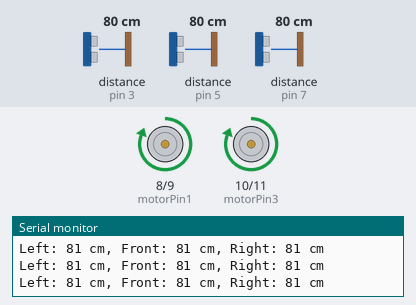
A sketch run on a simulated Arduino Uno, built with avr-gcc and run on an emulated ATmega328P. Shown: motor-driver pin pairs drawn as motors (green arrow = first pin HIGH = forward, orange = second pin HIGH = backward, longer = more drive), the last lines printed to the serial monitor. Inputs (shaded band) come from the test bench; at power-on: distance to the obstacle (sensors on pin 3, pin 5, pin 7) 80 cm. The echo pulse lasts 58.3 µs per cm.

Above: at 1.2 s.
1.3 s: distance to the obstacle (sensor on pin 3) set to 120 cm
At 1.52 s:
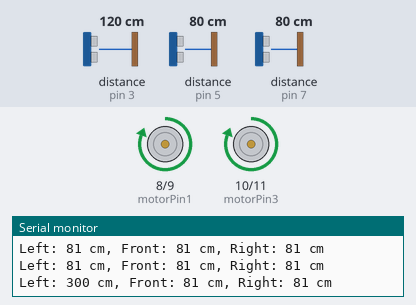
4.3 s: distance to the obstacle (sensor on pin 3) set to 2 cm
At 4.53 s:
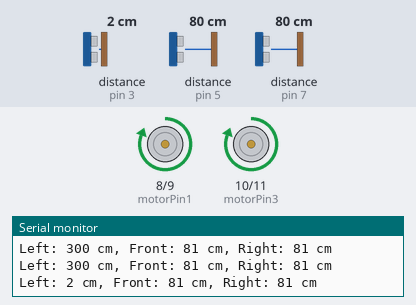
7.3 s: distance to the obstacle (sensor on pin 5) set to 10 cm
10.3 s: distance to the obstacle (sensor on pin 5) set to 7 cm
At 10.8 s:
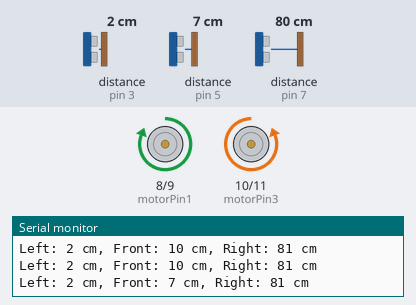
11.8 s: distance to the obstacle (sensor on pin 7) set to 35 cm
At 11.85 s:
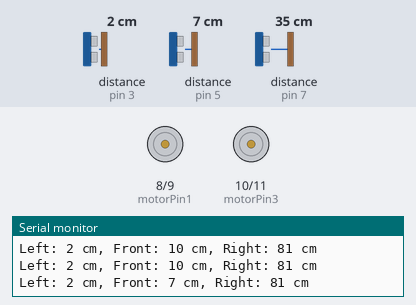
14.8 s: distance to the obstacle (sensor on pin 7) set to 2 cm
At 16.3 s:
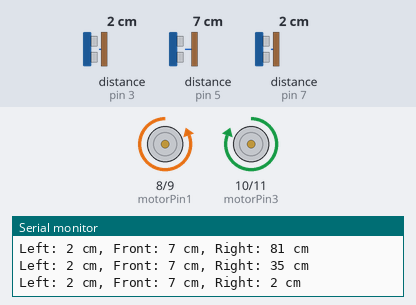
Timing chart, 0 to 17.4 s (numbered marks = the images above; inputs shaded):
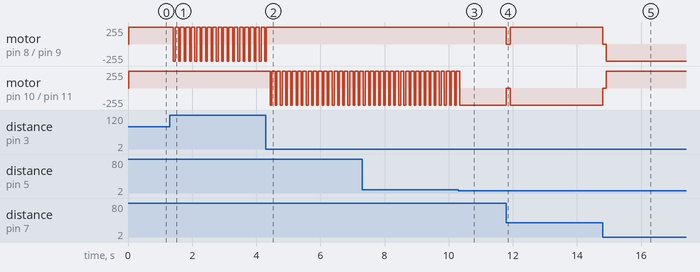

Measured:
- the behaviour switches between 9 and 8 cm on distance to the obstacle (sensor on pin 5) (found by bisection; images 2 and 3)
- after the input at 1.3 s, motor on pin 8 (motorPin1) / pin 9 (motorPin2): alternates forward 255/255 for 0.12 s and backward 255/255 for 0.05 s, starting after 0.12 s
- after the input at 4.3 s, motor on pin 8 (motorPin1) / pin 9 (motorPin2): goes on until 4.3 s, then stays forward 255/255; motor on pin 10 (motorPin3) / pin 11 (motorPin4): alternates forward 255/255 for 0.11 s and backward 255/255 for 0.05 s, starting after 0.13 s
- after the input at 10.3 s, motor on pin 10 (motorPin3) / pin 11 (motorPin4): goes on until 10.3 s, then stays backward 255/255
- after the input at 11.8 s, motor on pin 8 (motorPin1) / pin 9 (motorPin2): forward 255/255 → stopped at once, → forward 255/255 0.11 s later, → stopped 2.9 s later; motor on pin 10 (motorPin3) / pin 11 (motorPin4): backward 255/255 → stopped at once, → backward 255/255 0.11 s later, → stopped 2.9 s later
- after the input at 14.8 s, motor on pin 8 (motorPin1) / pin 9 (motorPin2): stopped → backward 255/255 after 0.11 s; motor on pin 10 (motorPin3) / pin 11 (motorPin4): stopped → forward 255/255 after 0.11 s

The sketch:

laberinto.ino
```cpp
#include <NewPing.h>

// Definición de pines
#define TRIGGER_PIN_LEFT  2
#define ECHO_PIN_LEFT     3
#define TRIGGER_PIN_FRONT 4
#define ECHO_PIN_FRONT    5
#define TRIGGER_PIN_RIGHT 6
#define ECHO_PIN_RIGHT    7

#define MAX_DISTANCE_LEFT 100  // Distancia máxima a medir para el sensor izquierdo (en cm)
#define MAX_DISTANCE_FRONT 200 // Distancia máxima a medir para el sensor frontal (en cm)
#define MAX_DISTANCE_RIGHT 100 // Distancia máxima a medir para el sensor derecho (en cm)
#define DEFAULT_DISTANCE 300   // Distancia predeterminada cuando se lee 0

NewPing sonarLeft(TRIGGER_PIN_LEFT, ECHO_PIN_LEFT, MAX_DISTANCE_LEFT);
NewPing sonarFront(TRIGGER_PIN_FRONT, ECHO_PIN_FRONT, MAX_DISTANCE_FRONT);
NewPing sonarRight(TRIGGER_PIN_RIGHT, ECHO_PIN_RIGHT, MAX_DISTANCE_RIGHT);

const int motorPin1 = 8;
const int motorPin2 = 9;
const int motorPin3 = 10;
const int motorPin4 = 11;

void setup() {
  // Configurar los pines de los motores
  pinMode(motorPin1, OUTPUT);
  pinMode(motorPin2, OUTPUT);
  pinMode(motorPin3, OUTPUT);
  pinMode(motorPin4, OUTPUT);

  Serial.begin(9600);
}

void loop() {
  int distanceLeft = sonarLeft.ping_cm();
  int distanceFront = sonarFront.ping_cm();
  int distanceRight = sonarRight.ping_cm();

  // Manejo de lecturas de 0
  if (distanceLeft == 0) {
    distanceLeft = DEFAULT_DISTANCE;
  }
  if (distanceFront == 0) {
    distanceFront = DEFAULT_DISTANCE;
  }
  if (distanceRight == 0) {
    distanceRight = DEFAULT_DISTANCE;
  }

  Serial.print("Left: ");
  Serial.print(distanceLeft);
  Serial.print(" cm, Front: ");
  Serial.print(distanceFront);
  Serial.print(" cm, Right: ");
  Serial.print(distanceRight);
  Serial.println(" cm");

  if (distanceFront < 9 && distanceLeft < 9 && distanceRight < 9) {
    // Callejón sin salida
    turn180();
  } else if (distanceFront < 9) {
    // Obstáculo al frente
    if (distanceLeft > distanceRight) {
      turnLeftDynamic();
    } else {
      turnRightDynamic();
    }
  } else {
    // Seguir derecho ajustando
    adjustDirection(distanceLeft, distanceRight);
    forward();
  }
  delay(100); // Espera 100 ms entre lecturas y movimientos
}

void forward() {
  digitalWrite(motorPin1, HIGH);
  digitalWrite(motorPin2, LOW);
  digitalWrite(motorPin3, HIGH);
  digitalWrite(motorPin4, LOW);
}

void backward() {
  digitalWrite(motorPin1, LOW);
  digitalWrite(motorPin2, HIGH);
  digitalWrite(motorPin3, LOW);
  digitalWrite(motorPin4, HIGH);
}

void turnLeft(int tiempo) {
  digitalWrite(motorPin1, LOW);
  digitalWrite(motorPin2, HIGH);
  digitalWrite(motorPin3, HIGH);
  digitalWrite(motorPin4, LOW);
  delay(tiempo); // Ajusta el tiempo de giro según tu robot
  stopMotors();
}

void turnRight(int tiempo) {
  digitalWrite(motorPin1, HIGH);
  digitalWrite(motorPin2, LOW);
  digitalWrite(motorPin3, LOW);
  digitalWrite(motorPin4, HIGH);
  delay(tiempo); // Ajusta el tiempo de giro según tu robot
  stopMotors();
}

void turn180() {
  turnLeftDynamic();  // Realiza un giro de 180 grados
  turnLeftDynamic();  // Realiza un giro de 180 grados
}

void adjustDirection(int left, int right) {
  if (left > right) {
    // Pequeña corrección hacia la izquierda
    turnLeft(50);
  } else if (right > left) {
    // Pequeña corrección hacia la derecha
    turnRight(50);
  }
}

void stopMotors() {
  digitalWrite(motorPin1, LOW);
  digitalWrite(motorPin2, LOW);
  digitalWrite(motorPin3, LOW);
  digitalWrite(motorPin4, LOW);
}

void turnLeftDynamic() {
  int initialLeft = sonarLeft.ping_cm();
  int initialRight = sonarRight.ping_cm();
  int newLeft, newRight;

  while (true) {
    digitalWrite(motorPin1, LOW);
    digitalWrite(motorPin2, HIGH);
    digitalWrite(motorPin3, HIGH);
    digitalWrite(motorPin4, LOW);
    delay(50); // Pequeño giro incremental
    stopMotors();

    newLeft = sonarLeft.ping_cm();
    newRight = sonarRight.ping_cm();

    if (newLeft < initialLeft || newRight > initialRight) {
      // Si el sensor izquierdo mide menos o el sensor derecho mide más, el giro es suficiente
      break;
    }
  }
}

void turnRightDynamic() {
  int initialLeft = sonarLeft.ping_cm();
  int initialRight = sonarRight.ping_cm();
  int newLeft, newRight;

  while (true) {
    digitalWrite(motorPin1, HIGH);
    digitalWrite(motorPin2, LOW);
    digitalWrite(motorPin3, LOW);
    digitalWrite(motorPin4, HIGH);
    delay(50); // Pequeño giro incremental
    stopMotors();

    newLeft = sonarLeft.ping_cm();
    newRight = sonarRight.ping_cm();

    if (newRight < initialRight || newLeft > initialLeft) {
      // Si el sensor derecho mide menos o el sensor izquierdo mide más, el giro es suficiente
      break;
    }
  }
}
```
